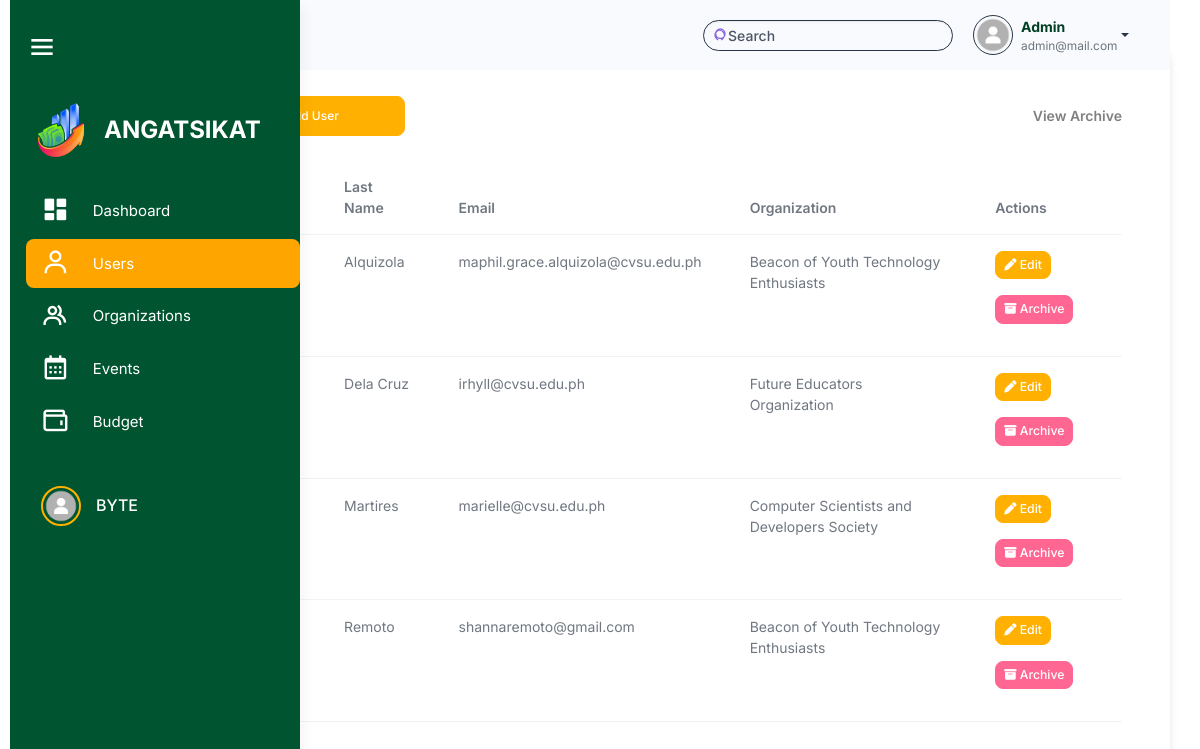
The app's page /src/user_management/users.php (signed in) with its own data.
### tables this page shows
CREATE TABLE `users` (
  `user_id` int(11) NOT NULL,
  `username` varchar(100) NOT NULL,
  `password` varchar(255) NOT NULL,
  `profile_picture` varchar(255) NOT NULL,
  `first_name` varchar(255) NOT NULL,
  `last_name` varchar(255) NOT NULL,
  `email` varchar(100) NOT NULL,
  `role` enum('admin','officer','member') NOT NULL,
  `organization_id` int(11) DEFAULT NULL,
  `archived` tinyint(1) DEFAULT 0,
  `created_at` timestamp NOT NULL DEFAULT current_timestamp()
);

CREATE TABLE `organizations` (
  `organization_id` int(11) NOT NULL,
  `organization_name` varchar(255) NOT NULL,
  `organization_logo` varchar(255) DEFAULT NULL,
  `organization_members` int(11) NOT NULL DEFAULT 0,
  `organization_status` enum('Probationary','Level I','Level II') NOT NULL DEFAULT 'Probationary',
  `organization_color` varchar(7) DEFAULT NULL,
  `archived` tinyint(1) DEFAULT 0,
  `created_at` timestamp NOT NULL DEFAULT current_timestamp(),
  `balance` decimal(15,2) DEFAULT 0.00,
  `beginning_balance` decimal(15,2) DEFAULT 0.00,
  `income` decimal(15,2) DEFAULT 0.00,
  `expense` decimal(15,2) DEFAULT 0.00,
  `cash_on_bank` decimal(15,2) DEFAULT 0.00,
  `cash_on_hand` decimal(15,2) DEFAULT 0.00
);

### src/user_query.php (called while the page is built, shortened)
<?php
$user_id = $_SESSION['user_id'];
$user_query = "SELECT * FROM users WHERE user_id = '$user_id'";
$user_result = mysqli_query($conn, $user_query);
if ($user_result && mysqli_num_rows($user_result) > 0) {
    $user = mysqli_fetch_assoc($user_result);
} else {
    echo "Error fetching user data: " . mysqli_error($conn);
    exit();
}
?>

### src/user_management/users.php (the view, shortened to what this page needs)
<?php
include '../connection.php';
include '../user_query.php';
?>
<!DOCTYPE html>
<html lang="en">
<head>
    <link rel="stylesheet" href="../assets/css/styles.min.css" />
    <link rel="stylesheet" href="../html/sidebar.css" />
    <link rel="stylesheet" href="../activity_management/css/activities.css" />
    <link href="https://unpkg.com/boxicons@2.1.4/css/boxicons.min.css" rel="stylesheet" />
    <link rel="stylesheet" href="https://cdnjs.cloudflare.com/ajax/libs/font-awesome/6.6.0/css/all.min.css">
    <link rel="stylesheet" href="https://cdn.datatables.net/2.1.7/css/dataTables.bootstrap.min.css" />
</head>
<body>
    <div class="page-wrapper" id="main-wrapper" data-layout="vertical" data-navbarbg="skin6" data-sidebartype="full"
        data-sidebar-position="fixed" data-header-position="fixed">
        <aside class="left-sidebar" id="sidebar">
            <div class="top-bar">
                <div id="toggleSidebar" class="burger-icon">
                    <i class="bx bx-menu"></i>
                </div>
            </div>
            <div>
                <div class="brand-logo logo-container">
                    <a href="../html/officer_dashboard.html" class="logo-img">
                        <img src="angat sikat.png" alt="Angat Sikat Logo" class="sidebar-logo">
                    </a>
                    <span class="logo-text">ANGATSIKAT</span>
                </div>
                <nav class="sidebar-nav">
                  <ul id="sidebarnav">
                    <li class="sidebar-item">
                      <a class="sidebar-link" href="../dashboard/admin_dashboard.php" aria-expanded="false"
                        data-tooltip="Dashboard">
                        <i class="bx bxs-dashboard"></i>
                        <span class="hide-menu">Dashboard</span>
                      </a>
                    </li>
                    <li class="sidebar-item">
                      <a class="sidebar-link" href="../user_management/users.php" aria-expanded="false"
                        data-tooltip="Users">
                        <i class="bx bx-user"></i>
                        <span class="hide-menu">Users</span>
                      </a>
                    </li>
                    <li class="sidebar-item">
                      <a class="sidebar-link" href="../organization_management/organizations.php" aria-expanded="false"
                        data-tooltip="Organizations">
                        <i class="bx bx-group"></i>
                        <span class="hide-menu">Organizations</span>
                      </a>
                    </li>
                    <li class="sidebar-item">
                      <a class="sidebar-link" href="../activity_management/calendar.php" aria-expanded="false"
                        data-tooltip="Manage Events">
                        <i class="bx bx-calendar"></i>
                        <span class="hide-menu">Events</span>
                      </a>
                    </li>
                    <li class="sidebar-item">
                      <a class="sidebar-link" aria-expanded="false" data-tooltip="Budget">
                        <i class="bx bx-wallet"></i>
                        <span class="hide-menu">Budget</span>
                      </a>
                    </li>
                    <li class="sidebar-item profile-container">
                      <a class="sidebar-link" href="../user/profile.html" aria-expanded="false" data-tooltip="Profile">
                        <div class="profile-pic-border">
                          <img src="<?php echo !empty($profile_picture) ? '../user/uploads/' . htmlspecialchars($profile_picture) : '../user/uploads/default.png'; ?>" alt="Profile Picture" class="profile-pic" />
                        </div>
                        <span class="profile-name">BYTE</span>
                      </a>
                    </li>
                  </ul>
                </nav>
            </div>
        </aside>
        <div class="body-wrapper">
            <header class="app-header">
                <nav class="navbar navbar-expand-lg navbar-light">
                    <div class="navbar-collapse justify-content-end px-0" id="navbarNav">
                        <div class="container-fluid d-flex justify-content-end align-items-center"
                            style="padding: 0 1rem; background-color: transparent;">
                            <div class="d-none d-sm-flex position-relative" style=" width: 250px; margin-right: 10px;">
                                <input class="form-control py-1 ps-4 pe-3 border border-dark rounded-pill" type="search"
                                    placeholder="Search" id="searchInput" style="width: 100%; padding: 0.25rem 1rem;">
                            </div>
                            <div class="dropdown">
                                <a href="#" class="dropdown-toggle d-flex align-items-center" data-bs-toggle="dropdown"
                                    aria-expanded="false" style="text-decoration: none;">
                                    <img class="border border-dark rounded-circle" src="<?php echo !empty($profile_picture) ? '../user/uploads/' . htmlspecialchars($profile_picture) : '../user/uploads/default.png'; ?>" alt="Profile"
                                        style="width: 40px; height: 40px; margin-left: 10px;">
                                        <div class="d-flex flex-column align-items-start ms-2">
                                          <span style="font-weight: bold; color: #004024; text-decoration: none;"><?php echo htmlspecialchars($user['first_name']) . ' ' . htmlspecialchars($user['last_name']); ?></span>
                                          <span style="font-size: 0.85em; color: #6c757d; text-decoration: none;"><?php echo htmlspecialchars($user['email']); ?></span>
                                        </div>
                                </a>
                            </div>
                        </div>
                    </div>
                </nav>
            </header>
        </div>
         <div class="container mt-5 p-5">
            <h2 class="mb-4 d-flex align-items-center justify-content-between">
                <div>
                    <span class="text-warning fw-bold me-2">|</span> Users
                    <button class="btn btn-primary ms-3" data-bs-toggle="modal" data-bs-target="#addUserModal"
                        style="height: 40px; width: 200px; border-radius: 8px; font-size: 12px;">
                        <i class="fa-solid fa-plus"></i> Add User
                    </button>
                </div>
                <a href="users_archive.php" class="text-gray text-decoration-none fw-bold"
                    style="font-size: 14px;">
                        View Archive
                </a>
            </h2>
            <table id="usersTable" class="table">
                <thead>
                    <tr>
                        <th>Username</th>
                        <th>First Name</th>
                        <th>Last Name</th>
                        <th>Email</th>
                        <th>Organization</th>
                        <th>Actions</th>
                    </tr>
                </thead>
                <tbody>
                    <?php
                $userQuery = "SELECT users.*, organizations.organization_name
                            FROM users
                            JOIN organizations ON users.organization_id = organizations.organization_id
                            WHERE users.role = 'officer' AND users.archived = 0";
                $userResult = $conn->query($userQuery);
                if ($userResult->num_rows > 0) {
                    while ($userRow = $userResult->fetch_assoc()) {
                        echo "<tr>
                                <td>{$userRow['username']}</td>
                                <td>{$userRow['first_name']}</td>
                                <td>{$userRow['last_name']}</td>
                                <td>{$userRow['email']}</td>
                                <td>{$userRow['organization_name']}</td>
                                <td>
                                    <button class='btn btn-primary btn-sm edit-btn mb-3'
                                            data-bs-toggle='modal'
                                            data-bs-target='#editUserModal'
                                            data-id='{$userRow['user_id']}'>
                                        <i class='fa-solid fa-pen'></i> Edit
                                    </button>
                                    <button class='btn btn-danger btn-sm archive-btn mb-3'
                                            data-id='{$userRow['user_id']}'>
                                        <i class='fa-solid fa-box-archive'></i> Archive
                                    </button>
                                </td>
                            </tr>";
                    }
                } else {
                    echo "<tr><td colspan='7' class='text-center'>No users found</td></tr>";
                }
                ?>
                </tbody>
            </table>
        </div>
    </div>
</body>
</html>

### src/html/sidebar.css (style rules this page uses)
#sidebar { width: 290px; background-color: #00542f; transition: width 0.3s, height 0.3s; display: flex; flex-direction: column; height: 100vh; position: fixed; left: 0; top: 0; border-radius: 0; overflow-x: hidden; z-index: 1000; }
#sidebar .sidebar-item a { display: flex; align-items: center; padding: 10px 15px; color: #ffffff; text-decoration: none; border-radius: 8px; transition: background-color 0.3s; }
#sidebar .sidebar-item a.active, #sidebar .sidebar-item a:hover { background-color: #ffa500; color: #ffffff; }
.profile-container { display: flex; align-items: center; width: 100%; margin-top: 30px; }
.sidebar-item { position: relative; }
.page-wrapper { transition: margin-left 0.3s; }

### src/activity_management/css/activities.css (style rules this page uses)
:root { --bs-font-sans-serif: "Inter", sans-serif; --bs-primary: #ffb000; --bs-secondary: #6c757d; --bs-danger: #ff6692; --bs-body-font-size: 0.875rem; --bs-body-font-weight: 400; --bs-body-line-height: 1.5; --bs-body-color: #111c2d99; --bs-body-bg: #fff; --bs-border-color: #e4ebf0; --bs-heading-color: #111c2d; --bs-border-radius: 7px; --bs-gutter-x: 24px; --bs-btn-font-size: 0.875rem; --bs-card-spacer-y: 30px; --bs-card-spacer-x: 30px; --bs-card-border-width: 0px; --bs-success-rgb: 19,222,185; --bs-primary-rgb: 255, 176, 0; --bs-light-rgb: 246,249,252; --bs-dark-rgb: 42,53,71; }
.container { padding-top: 20px; background-color: #fff; border-radius: 10px; box-shadow: 0 4px 8px rgba(0, 0, 0, 0.1); }
table { table-layout: auto; max-width: 100%; height: auto; border-collapse: collapse; }
.btn-primary { background-color: #ffb000; border-color: #ffb000; }
#sidebar { width: 290px; background-color: #00542f; transition: width 0.3s, height 0.3s; display: flex; flex-direction: column; height: 100vh; position: fixed; left: 0; top: 0; border-radius: 0; overflow-x: hidden; z-index: 1000; }
#sidebar .sidebar-item a { display: flex; align-items: center; padding: 10px 15px; color: #ffffff; text-decoration: none; border-radius: 8px; transition: background-color 0.3s; }
#sidebar .sidebar-item a.active, #sidebar .sidebar-item a:hover { background-color: #ffa500; color: #ffffff; }
.profile-container { display: flex; align-items: center; width: 100%; margin-top: 30px; }
.sidebar-item { position: relative; }
.page-wrapper { transition: margin-left 0.3s; }

### records on screen
users: first_name "Admin", email "admin@mail.com"
users: last_name "Alquizola", email "maphil.grace.alquizola@cvsu.edu.ph", organization.organization_name "Beacon of Youth Technology Enthusiasts"
users: last_name "Dela Cruz", email "irhyll@cvsu.edu.ph", organization.organization_name "Future Educators Organization"
users: last_name "Martires", email "marielle@cvsu.edu.ph", organization.organization_name "Computer Scientists and Developers Society"
users: last_name "Remoto", email "shannaremoto@gmail.com", organization.organization_name "Beacon of Youth Technology Enthusiasts"
